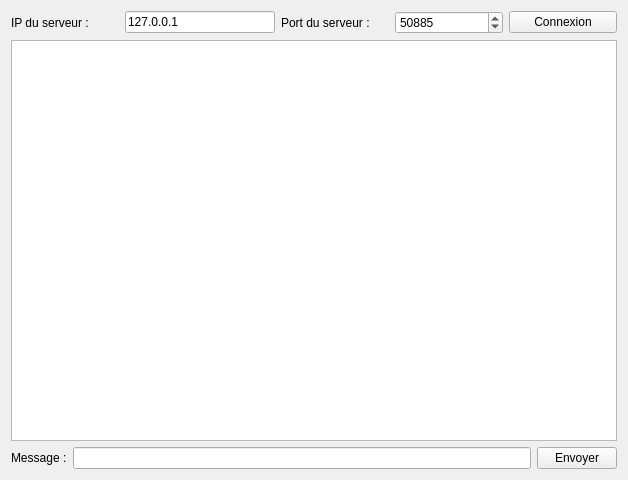
<?xml version="1.0" encoding="UTF-8"?>
<ui version="4.0">
 <class>FenClient</class>
 <widget class="QWidget" name="FenClient">
  <property name="geometry">
   <rect>
    <x>0</x>
    <y>0</y>
    <width>628</width>
    <height>480</height>
   </rect>
  </property>
  <property name="windowTitle">
   <string>ZeroChat - Client</string>
  </property>
  <property name="windowIcon">
   <iconset>
    <normaloff>chat.png</normaloff>chat.png</iconset>
  </property>
  <layout class="QVBoxLayout" name="verticalLayout_2">
   <item>
    <layout class="QHBoxLayout" name="horizontalLayout">
     <item>
      <widget class="QLabel" name="label">
       <property name="text">
        <string>IP du serveur :</string>
       </property>
      </widget>
     </item>
     <item>
      <widget class="QLineEdit" name="serveurIP">
       <property name="maximumSize">
        <size>
         <width>150</width>
         <height>16777215</height>
        </size>
       </property>
       <property name="text">
        <string>127.0.0.1</string>
       </property>
      </widget>
     </item>
     <item>
      <widget class="QLabel" name="label_2">
       <property name="text">
        <string>Port du serveur :</string>
       </property>
      </widget>
     </item>
     <item>
      <widget class="QSpinBox" name="serveurPort">
       <property name="minimumSize">
        <size>
         <width>60</width>
         <height>0</height>
        </size>
       </property>
       <property name="minimum">
        <number>1024</number>
       </property>
       <property name="maximum">
        <number>65535</number>
       </property>
       <property name="value">
        <number>50885</number>
       </property>
      </widget>
     </item>
     <item>
      <widget class="QPushButton" name="boutonConnexion">
       <property name="text">
        <string>Connexion</string>
       </property>
      </widget>
     </item>
     <item>
      <layout class="QVBoxLayout" name="verticalLayout"/>
     </item>
    </layout>
   </item>
   <item>
    <widget class="QTextEdit" name="listeMessages">
     <property name="readOnly">
      <bool>true</bool>
     </property>
    </widget>
   </item>
   <item>
    <layout class="QHBoxLayout" name="horizontalLayout_2">
     <item>
      <widget class="QLabel" name="label_4">
       <property name="text">
        <string>Message :</string>
       </property>
      </widget>
     </item>
     <item>
      <widget class="QLineEdit" name="message"/>
     </item>
     <item>
      <widget class="QPushButton" name="boutonEnvoyer">
       <property name="text">
        <string>Envoyer</string>
       </property>
       <property name="icon">
        <iconset>
         <normaloff>chat.png</normaloff>chat.png</iconset>
       </property>
      </widget>
     </item>
    </layout>
   </item>
  </layout>
 </widget>
 <resources/>
 <connections/>
</ui>
